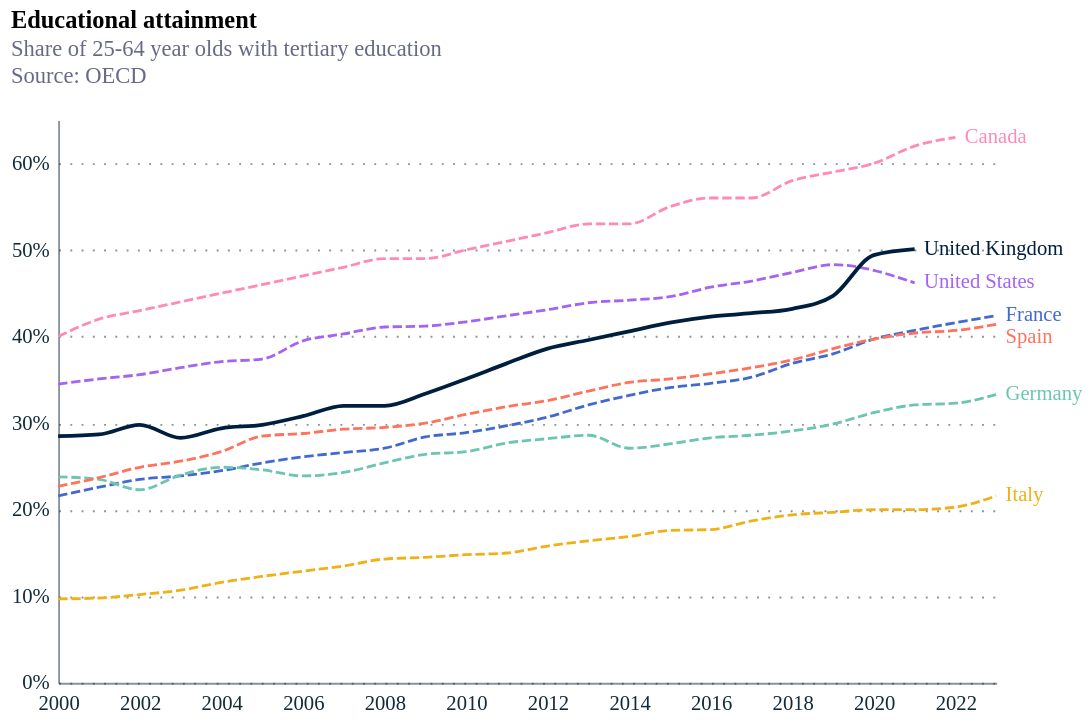

Here is the Vega-Lite specification saved for this chart:
### Vega-Lite specification from a JSON file in a GitHub repository (floating-point values rounded to 4 significant figures; data arrays with more than 128 entries replaced by an {"elided": "..."} marker saying what was removed)
{"config": {"font": "Circular Std", "mark": {"line": {"interpolate": "linear"}}, "view": {"stroke": "transparent", "width": 400, "height": 300}, "range": {"category": ["#179fdb", "#e6224b", "#f4c245", "#122b39", "#eb5c2e", "#36b7b4"], "diverging": ["#E6224B", "#E54753", "#C9C9C9", "#179FDB", "#122B39"], "heatmap": ["#C9C9C9", "#179FDB", "#0063AF", "#122B39"], "ordinal": ["#00A767", "#36B7B4", "#179FDB", "#0063AF", "#243B5A"]}, "axisX": {"labelColor": "#122b39", "tickColor": "#122b39", "domainColor": "#122b39", "domainOpacity": 0.5, "gridOpacity": 0, "labelFont": "Circular Std", "labelAngle": 0, "labelAlign": "center", "labelFontSize": 11, "labelPadding": 5, "tickCount": 10, "tickSize": 0, "title": ""}, "axisY": {"labelColor": "#122b39", "labelFont": "Circular Std", "tickColor": "#122b39", "domainColor": "#122b39", "gridColor": "#122b39", "gridDash": [1, 5], "gridOpacity": 0.5, "labelPadding": 5, "labelFontSize": 11, "domainOpacity": 0.5, "tickSize": 0, "title": null, "titleAlign": "left", "titleAngle": 0, "titleBaseline": "bottom", "titleColor": "#122b39", "titleOpacity": 0.9, "titleX": 0, "titleY": -7}}, "layer": [{"mark": {"type": "line", "interpolate": "monotone"}, "encoding": {"color": {"field": "Country", "legend": null, "scale": {"domain": ["United Kingdom", "France", "Italy", "Spain", "Germany", "Japan", "Canada", "United States"], "range": ["#001f3f", "#4269d0", "#efb118", "#ff725c", "#6cc5b0", "#3ca951", "#ff8ab7", "#a463f2", "#97bbf5", "#9c6b4e"]}, "type": "nominal"}, "size": {"condition": {"test": "(datum.Country === 'United Kingdom')", "value": 2}, "value": 1.5}, "strokeDash": {"condition": {"test": "(datum.Country === 'United Kingdom')", "value": [0, 0]}, "value": [5, 2]}, "x": {"field": "TIME_PERIOD", "title": "", "type": "temporal"}, "y": {"axis": {"labelExpr": "format(datum.value,',') + '%'"}, "field": "OBS_VALUE", "title": "", "type": "quantitative"}}, "title": {"text": "Educational attainment", "anchor": "start", "subtitle": ["Share of 25-64 year olds with tertiary education", "Source: OECD", ""], "subtitleColor": "#676A86"}}, {"mark": {"type": "text", "align": "left", "dx": 5, "dy": {"expr": "datum.Country == 'Spain' ? 7 : 0"}}, "encoding": {"color": {"field": "Country", "type": "nominal"}, "text": {"field": "Country", "type": "nominal"}, "x": {"aggregate": "max", "field": "TIME_PERIOD", "type": "temporal"}, "y": {"aggregate": {"argmax": "TIME_PERIOD"}, "field": "OBS_VALUE", "type": "quantitative"}}}], "data": {"name": "data-43cb8f425c12a567bb18d4ffcb4591e5"}, "height": 300, "width": 500, "$schema": "https://vega.github.io/schema/vega-lite/v5.17.0.json", "datasets": {"data-43cb8f425c12a567bb18d4ffcb4591e5": {"elided": "162 records"}}}
